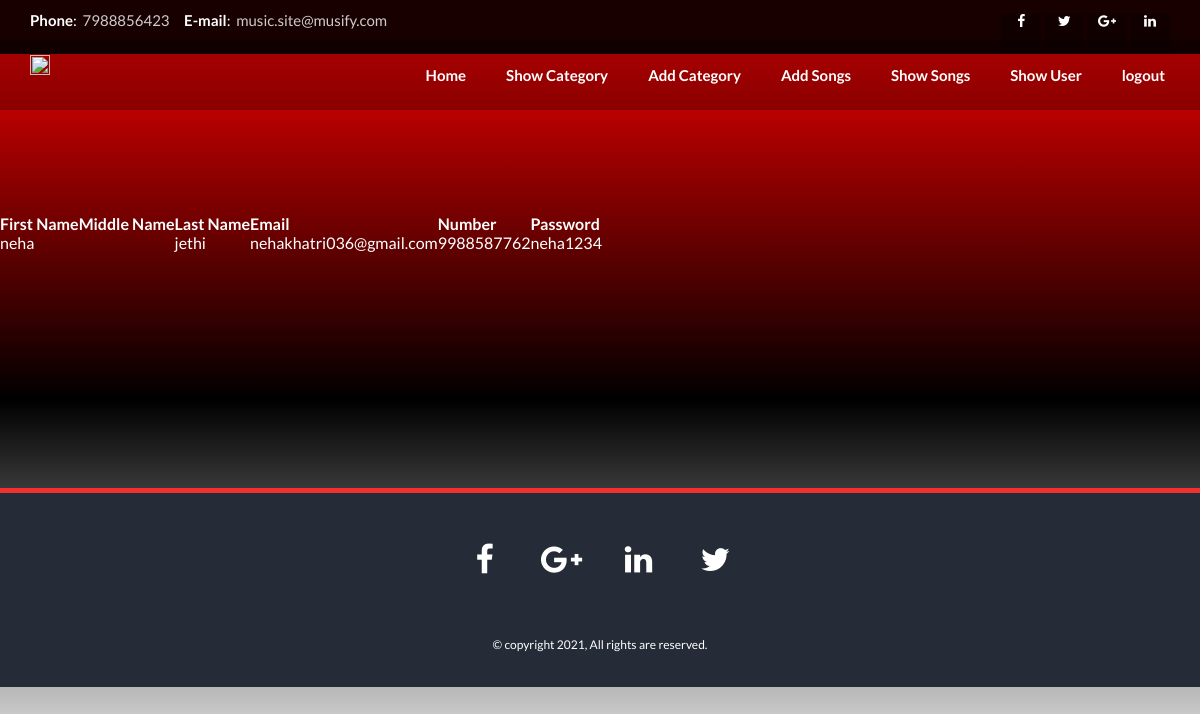
/showuser/, run on the app's committed database.
### musicsite/models.py (models this page shows, shortened)
class NewRegister(models.Model):
    FirstName=models.CharField(max_length=100)
    MiddleName=models.CharField(max_length=100)
    LastName=models.CharField(max_length=100)
    Email=models.CharField(max_length=100)
    Number=models.CharField(max_length=100)
    Password=models.CharField(max_length=100)

### musicsite/views.py (the view)
# urls.py: path('showuser/', include('musicsite.urls')),
def showuser(request):
    data = NewRegister.objects.all()
    return render(request,'template/showuser.html',{"alldata":data})

### musicsite/template/showuser.html (shortened to what this page needs)
{% load static %}
{% include 'template/adminheader.html' %}<br/><br/><br/><br/><br/><br/><br/><br/><br/><br/>
<table>
	<tr><span>
		<th>First Name</th>
		<th>Middle Name</th>
		<th>Last Name</th>
		<th>Email</th>
		<th>Number</th>
		<th>Password</th></span>
	</tr>
	{% for x in alldata  %}
		<tr>
			<span><td>{{x.FirstName}}</td>
			<td>{{x.MiddleName}}</td>
			<td>{{x.LastName}}</td>
			<td>{{x.Email}}</td>
			<td>{{x.Number}}</td>
			<td>{{x.Password}}</td>
		</span></tr>
	{% endfor %}
</table><br/><br/><br/><br/><br/>
<br/>
<br/>
<br/>
<br/>
<br/>
<br/>
{% include 'template/adminfooter.html' %}

### data on the page
NewRegister: FirstName "neha", LastName "jethi", Email "nehakhatri036@gmail.com", Number "9988587762", Password "neha1234"
